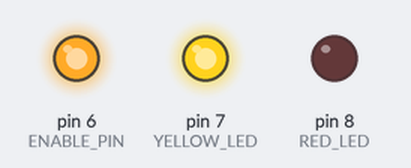
The sketch below on a simulated Arduino Uno, built with avr-gcc and run on an emulated ATmega328P. On the bench: output pins drawn as LEDs (lit = HIGH).

Above: at 1.0 s.
At 3.0 s:
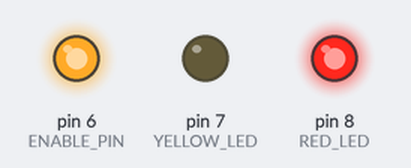
Timing chart, 0 to 5.2 s (numbered marks = the images above):
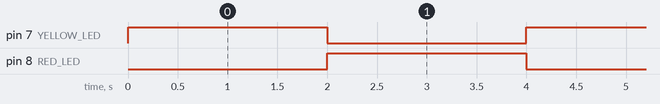

Measured:
- by itself, pin 7 (YELLOW_LED), pin 8 (RED_LED): alternates HIGH for 2.0 s and LOW for 2.0 s

The sketch:

mostek_H_diody.ino
```cpp
// (licence header left out)
#define ENABLE_PIN 6
#define YELLOW_LED 7
#define RED_LED 8

void setup() {
    // Enable pin is used for control of the LEDS
    pinMode(ENABLE_PIN, OUTPUT);
    digitalWrite(ENABLE_PIN, HIGH);

    pinMode(YELLOW_LED, OUTPUT);
    pinMode(RED_LED, OUTPUT);
}

void loop()  {
    digitalWrite(YELLOW_LED, HIGH);
    digitalWrite(RED_LED, LOW);

    delay(2000);

    digitalWrite(YELLOW_LED, LOW);
    digitalWrite(RED_LED, HIGH);

    delay(2000);
}
```
